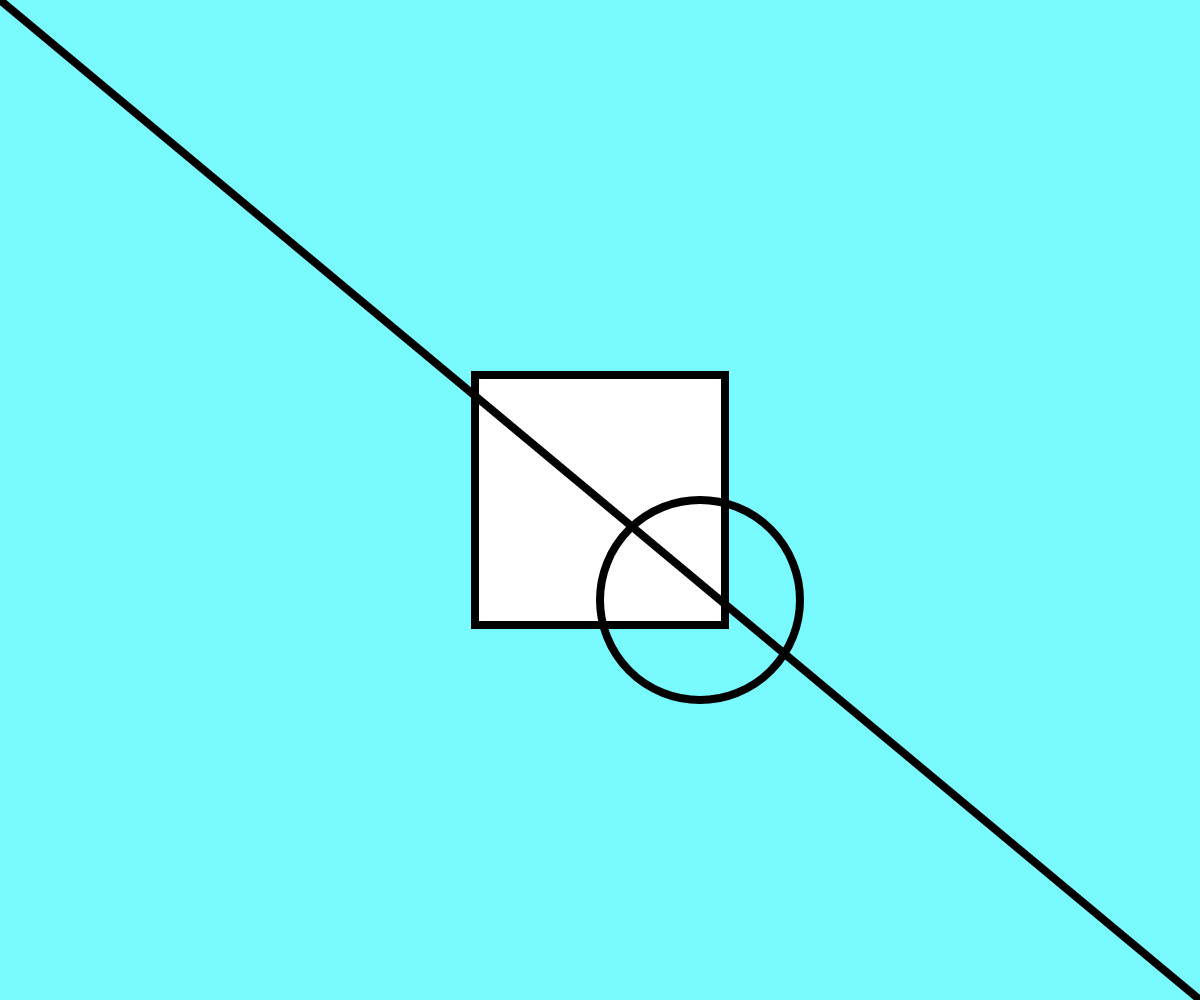
Frame 1 (no input)
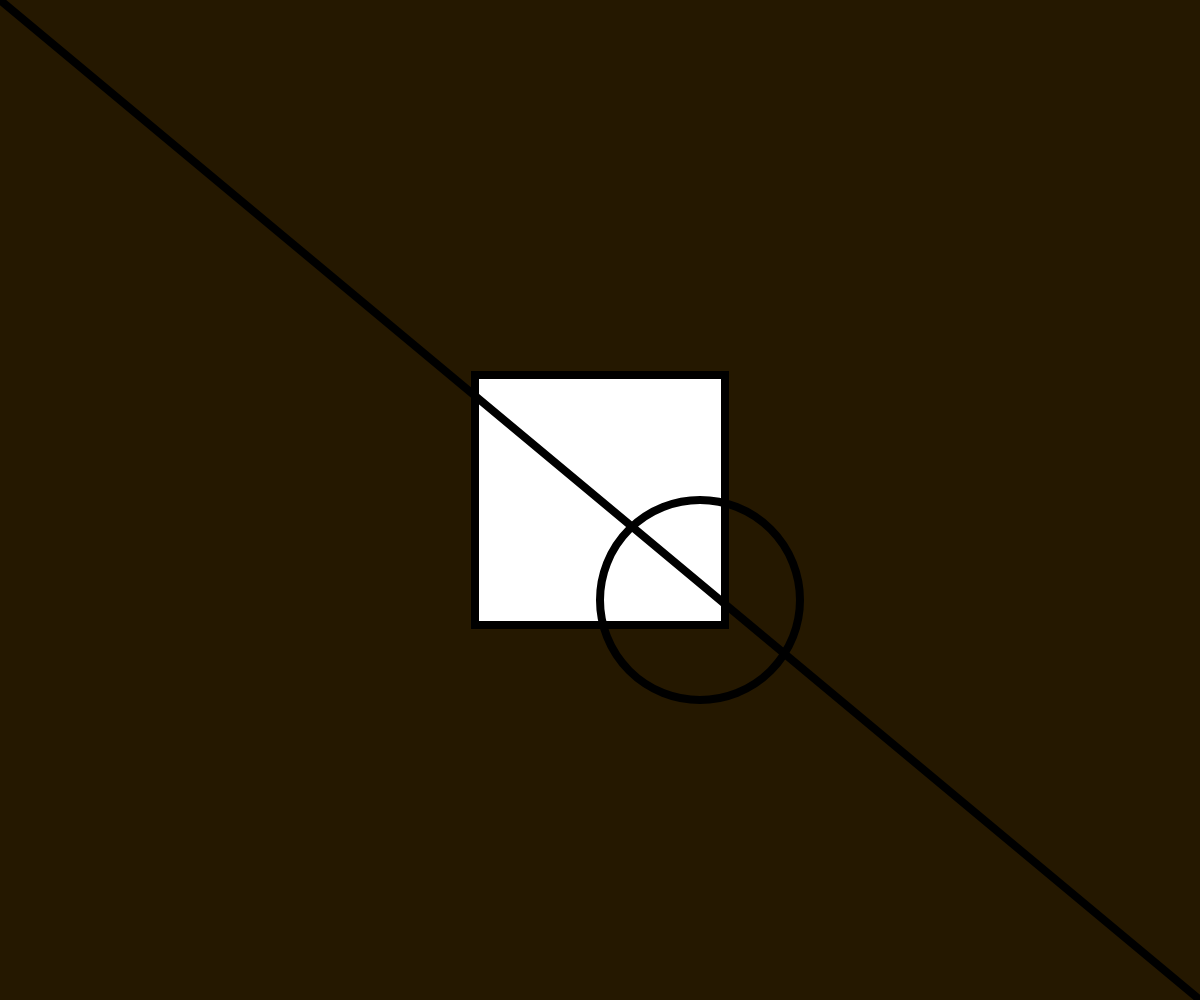
Frame 60 (no input)
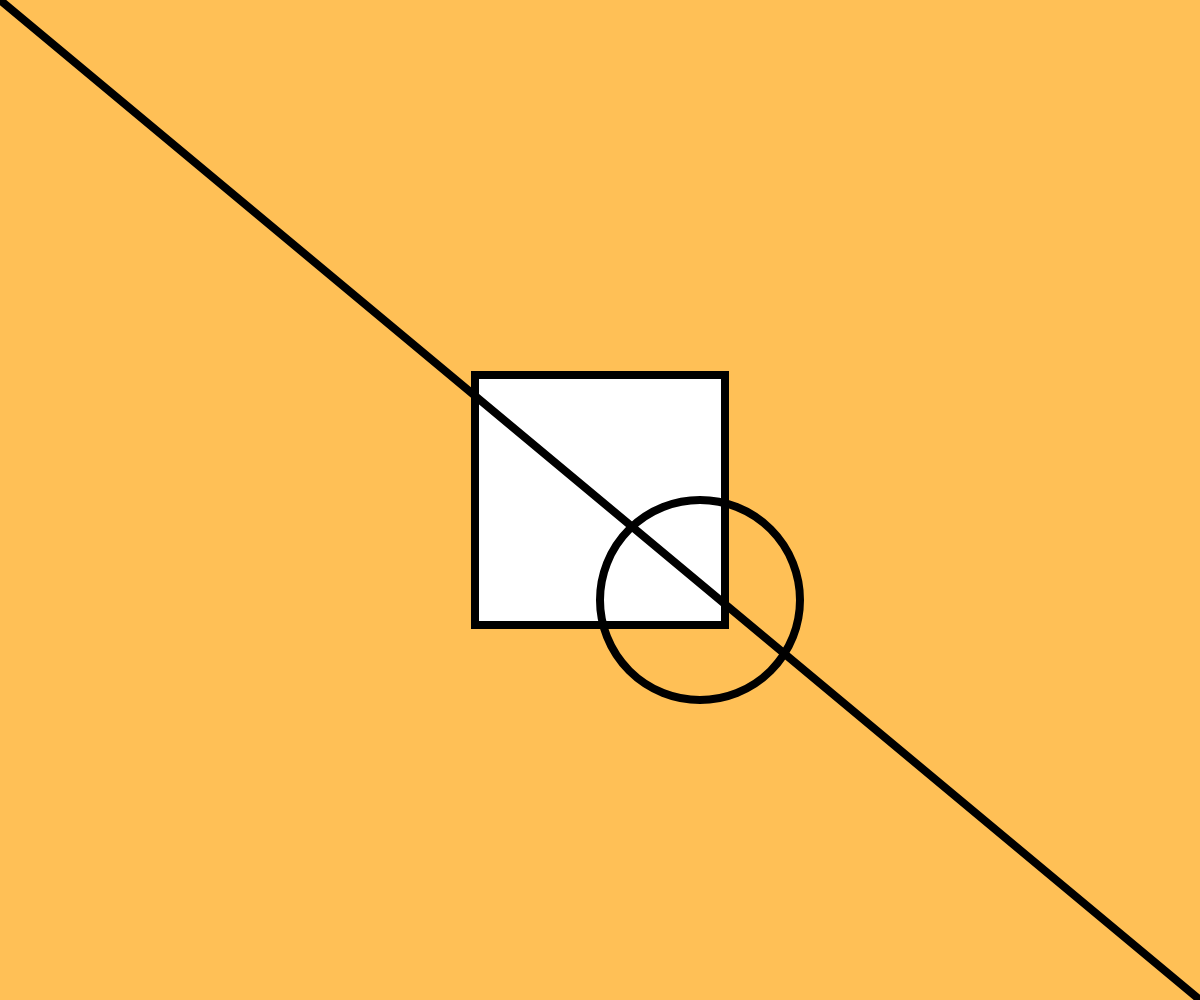
Frame 120 (the mouse pressed at the canvas centre since frame 60)

The p5.js sketch that drew these frames (run headless with seeded random() and noise() and a simulated clock; from frame 60 on, the mouse is pressed at the canvas centre):

// p5.js sketch
// ── sketch.js


function setup() 
{
  createCanvas (windowWidth, windowHeight);
colorMode(HSB, 360, 100,100,100);
}


function draw() 
{

  background( random(0, 255), random(0, 255), random(0, 255) );
  fill(255);
  stroke (250,0,0);
  strokeWeight (8);
  rectMode(CENTER);
  rect (width/2, height/2, 250, 250);

  fill(0, 250, 0);
  noFill();
  ellipseMode(CORNER);
  ellipse(width/2, height/2, 200, 200); 
  
  stroke(0,0,0);
  line(0, 0, width , height);
}


function windowResized() 
{
  resizeCanvas (windowWidth, windowHeight);
}
